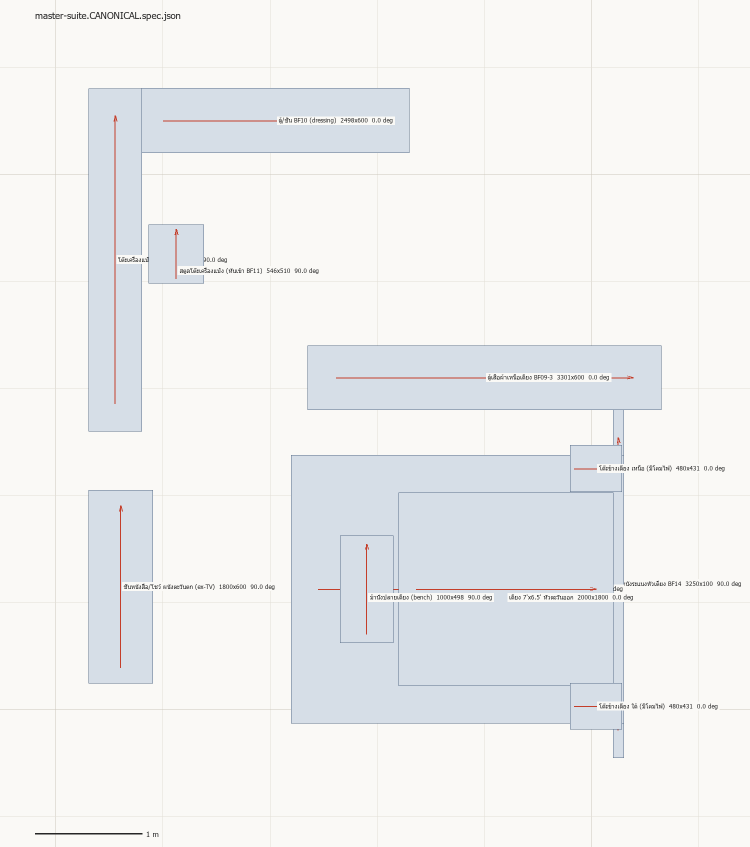
#> input picture projects/PRJ-2026-002_c001-house/03_layout/PLAN_master-suite.png, 1500 x 1693 px (shown at 1/2 size)
$ python overlay_fidelity.py ../../projects/PRJ-2026-002_c001-house/03_layout/PLAN_master-suite.png ../../projects/PRJ-2026-002_c001-house/03_layout/element2-west-wall_ink-read-2026-07-17.png ../../projects/PRJ-2026-002_c001-house/03_layout/element2-west-wall_ink-read-2026-07-17.png
#> lines starting #> are read from the running program, lines starting #| are printed output that depends on the picture; after the words box and inside, x2 and y2 are one past the last pixel; in counts of white or black regions, pixels touching at a corner belong together
"""
overlay_fidelity.py — layout-fidelity check for the HYBRID render pass (M2.1 acceptance).

The HYBRID direction only works if the Gemini beauty pass keeps the layout the 3D
control render encodes. This script makes that checkable instead of vibes:

  * edge-detect both images (control = clay render, candidate = hybrid output)
  * dilate control edges by a pixel tolerance, measure how many candidate edge
    pixels land on (dilated) control edges and vice versa (precision / recall)
  * write a colour overlay: control edges RED, candidate edges GREEN — aligned
    structure reads YELLOW; lone red = structure the repaint LOST, lone green =
    structure it INVENTED. A human eyeballs the overlay; the numbers only flag.

    python pipeline/scripts/overlay_fidelity.py CONTROL.png CANDIDATE.png [OUT_overlay.png]

Numbers are a DRAFT heuristic (texture detail in the photoreal pass legitimately
adds edges, so precision runs low by design) — the RED channel of the overlay is
the real verdict: heavy lone-red lines = walls/furniture moved. Needs numpy +
matplotlib (already required for the PNG previews).
"""
import os
import sys

try:
    sys.stdout.reconfigure(encoding="utf-8")
except Exception:
    pass

try:
    import numpy as np
    from PIL import Image
except ImportError:
    sys.exit("overlay_fidelity needs numpy + pillow -> pip install numpy pillow")

TOL_PX = 8           # alignment tolerance after resize (≈ wall-thickness scale)
EDGE_PCTL = 90       # gradient percentile that counts as an "edge"


def _edges(img_gray):
    gy, gx = np.gradient(img_gray.astype(float))
    mag = np.hypot(gx, gy)
    return mag >= np.percentile(mag, EDGE_PCTL)


def _dilate(mask, r):
    out = mask.copy()
    for dy in range(-r, r + 1):
        for dx in range(-r, r + 1):
            if dy == 0 and dx == 0:
                continue
            shifted = np.zeros_like(mask)
            ys = slice(max(dy, 0), mask.shape[0] + min(dy, 0))
            xs = slice(max(dx, 0), mask.shape[1] + min(dx, 0))
            ys_src = slice(max(-dy, 0), mask.shape[0] + min(-dy, 0))
            xs_src = slice(max(-dx, 0), mask.shape[1] + min(-dx, 0))
            shifted[ys, xs] = mask[ys_src, xs_src]
            out |= shifted
    return out


def check(control_path, candidate_path, out_path=None):
    ctrl = Image.open(control_path).convert("L")
    cand = Image.open(candidate_path).convert("L").resize(ctrl.size, Image.LANCZOS)
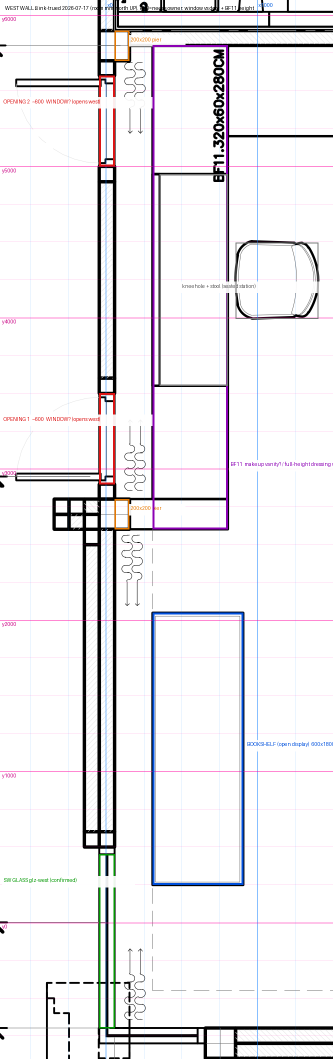
#> input picture projects/PRJ-2026-002_c001-house/03_layout/element2-west-wall_ink-read-2026-07-17.png, 666 x 2117 px (shown at 1/2 size)
    e_ctrl = _edges(np.asarray(ctrl))
#> in _edges, `return mag >= np.percentile(mag, EDGE_PCTL)`: returned value: shape (1693, 1500) bool; every value is 1
    e_cand = _edges(np.asarray(cand))
#> in _edges (call 2), `gy, gx = np.gradient(img_gray.astype(float))`:
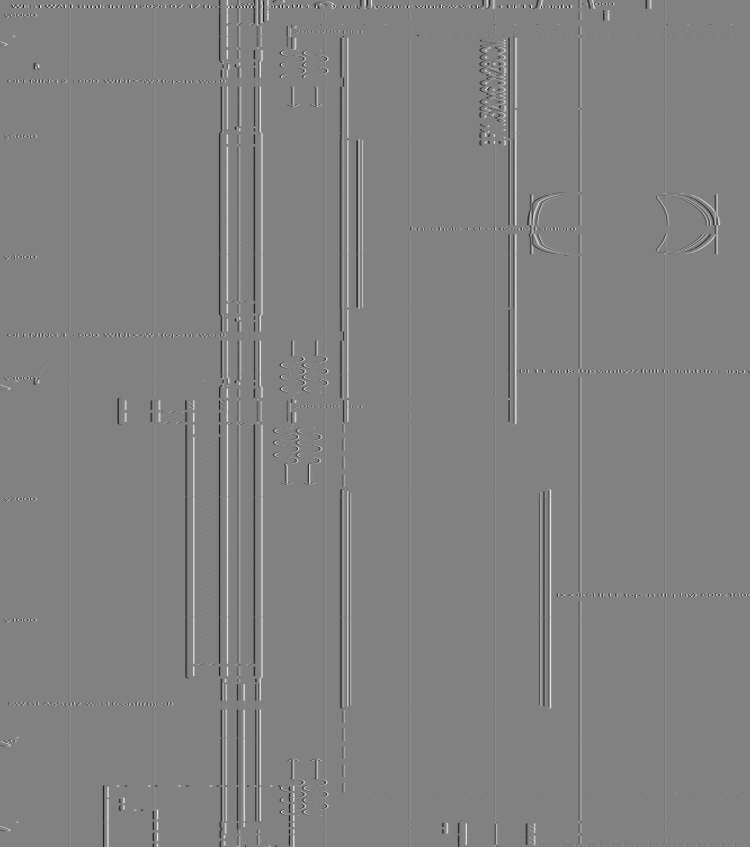
#> gx: shape (1693, 1500) float64 (shown at 1/2 size); min -127.5, max 123, mean 0; drawn with min black and max white
#> in _edges (call 2), `return mag >= np.percentile(mag, EDGE_PCTL)`:
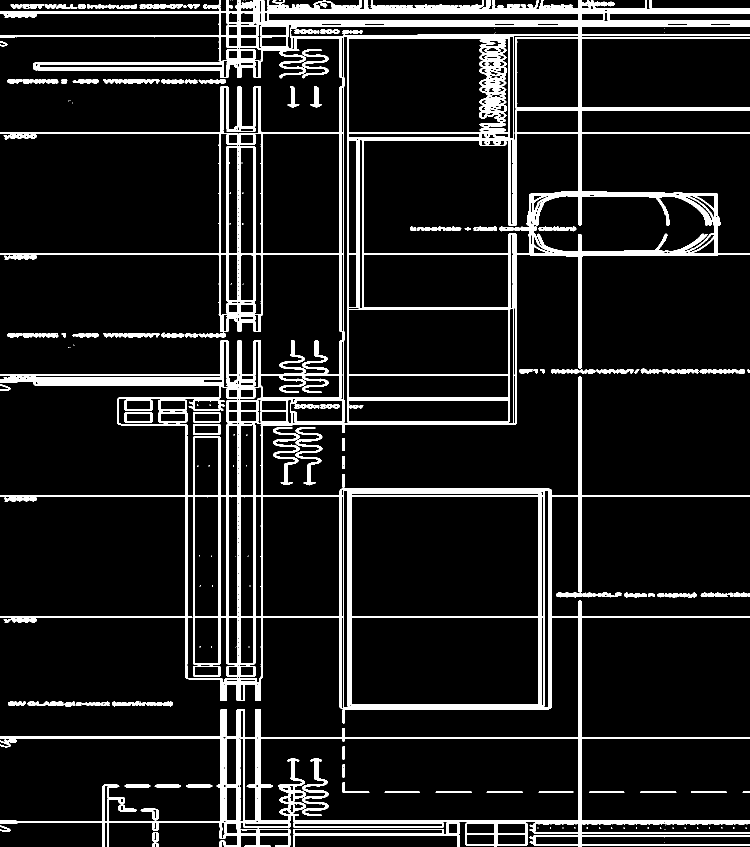
#> returned value: shape (1693, 1500) bool (shown at 1/2 size); 10% white; 254 white regions (111 under 20 px), largest, box (x1, y1, x2, y2) and area: (0, 0, 1500, 1693) 206563, (694, 982, 1090, 1414) 12972, (958, 78, 1013, 245) 4874
    d_ctrl = _dilate(e_ctrl, TOL_PX)
#> after the loop in _dilate, `for dy in range(-r, r + 1):`:
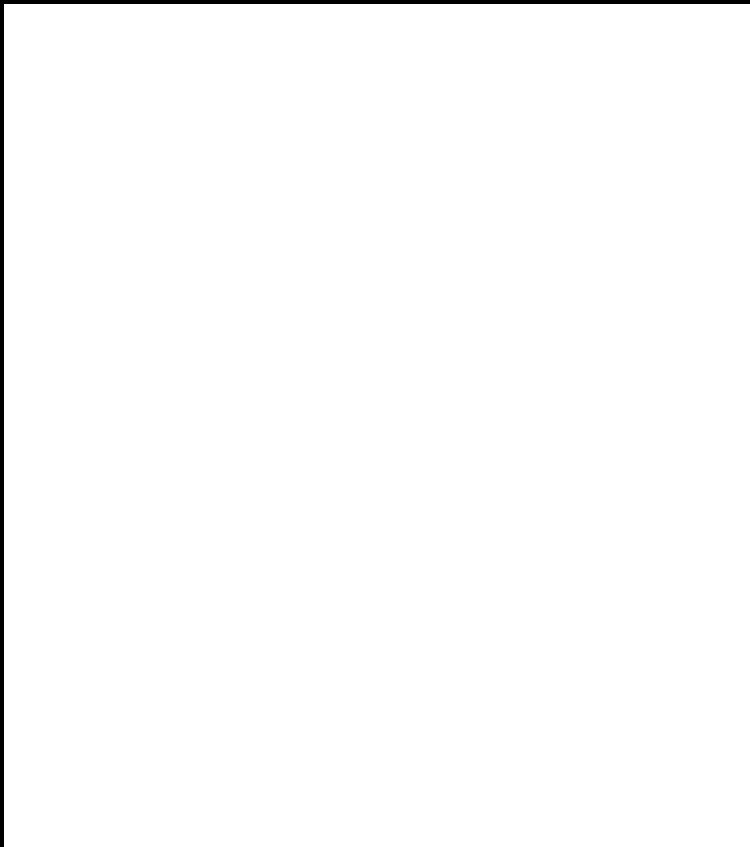
#> shifted: shape (1693, 1500) bool (shown at 1/2 size); 99% white; 1 black region, box (x1, y1, x2, y2) and area: (0, 0, 1500, 1693) 25480
    d_cand = _dilate(e_cand, TOL_PX)
#> call 2 of _dilate, with r = 8
#> after the loop in _dilate (call 2), `for dy in range(-r, r + 1):`:
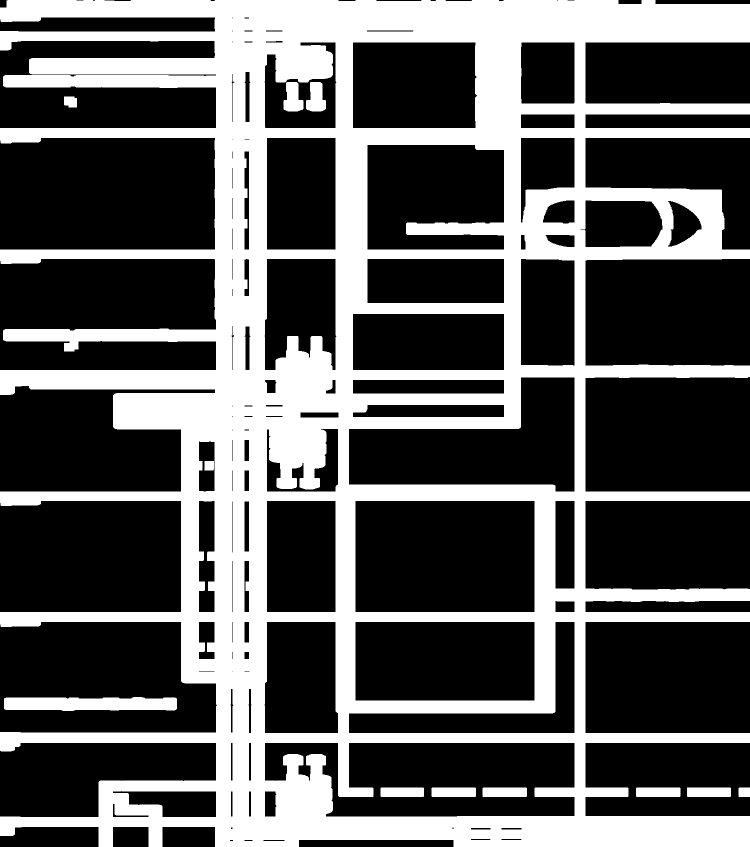
#> out: shape (1693, 1500) bool (shown at 1/2 size); 35.3% white; 12 white regions, largest, box (x1, y1, x2, y2) and area: (0, 0, 1500, 1693) 874525, (8, 1394, 354, 1422) 8507, (612, 164, 652, 223) 1743
#> after the loop in _dilate (call 2), `for dy in range(-r, r + 1):`:
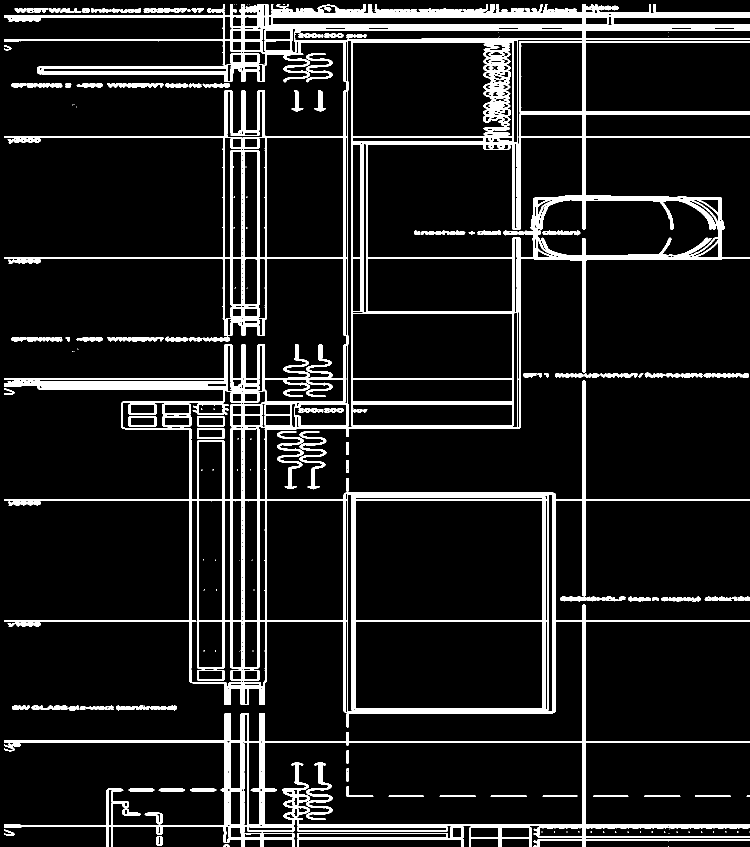
#> shifted: shape (1693, 1500) bool (shown at 1/2 size); 9.9% white; 252 white regions (112 under 20 px), largest, box (x1, y1, x2, y2) and area: (8, 8, 1500, 1693) 203784, (702, 990, 1098, 1422) 12972, (966, 86, 1021, 253) 4874

    # recall: control structure the candidate kept (the load-bearing number);
    # precision: candidate edges explained by control (texture detail drags it down — informational)
    recall = float((e_ctrl & d_cand).sum()) / max(1, e_ctrl.sum())
#> recall = 0.353
    precision = float((e_cand & d_ctrl).sum()) / max(1, e_cand.sum())
#> precision = 1

    if out_path is None:
        base, _ = os.path.splitext(candidate_path)
        out_path = f"{base}.overlay.png"
    rgb = np.stack([np.asarray(ctrl)] * 3, axis=-1) // 3 + 120   # faded grey base
    rgb = rgb.astype(np.uint8)
    lone_red = e_ctrl & ~d_cand
    lone_green = e_cand & ~d_ctrl
#> lone_green: shape (1693, 1500) bool; every value is 0
    matched = e_ctrl & d_cand
    rgb[lone_red] = (220, 40, 40)      # control structure LOST by the repaint
    rgb[lone_green] = (40, 180, 40)    # structure the repaint INVENTED (texture is fine)
    rgb[matched] = (230, 210, 60)      # aligned structure
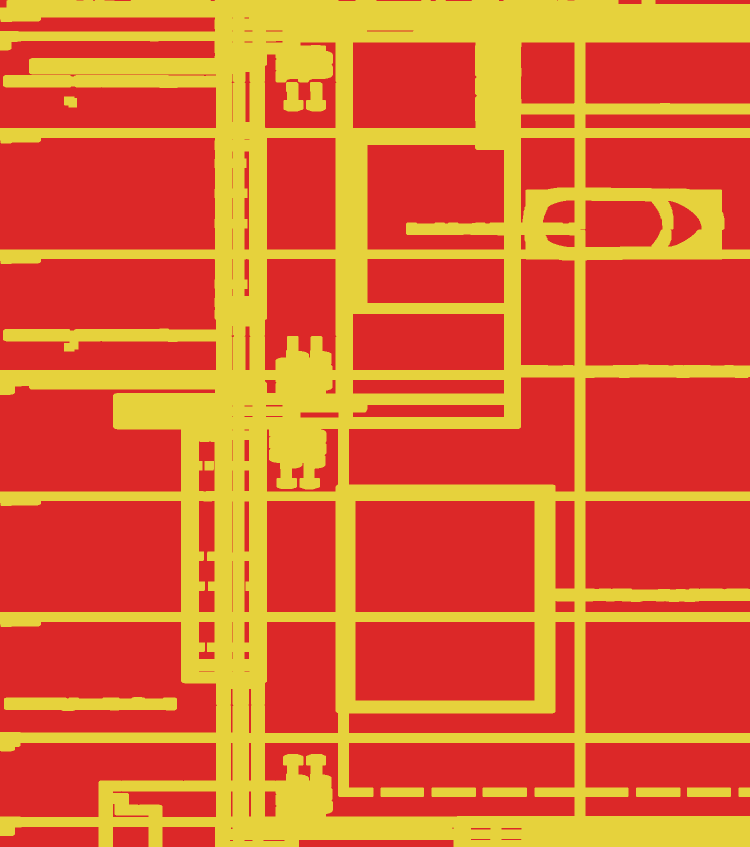
#> rgb: shape (1693, 1500, 3) (shown at 1/2 size); mean R, G, B 223.5, 100, 47.1
    Image.fromarray(rgb).save(out_path)

    verdict = "PASS" if recall >= 0.80 else ("REVIEW" if recall >= 0.60 else "FAIL")
#> verdict = 'FAIL'
    print(f"=== overlay fidelity: {os.path.basename(candidate_path)} vs "
          f"{os.path.basename(control_path)} (tol {TOL_PX}px) ===")
    print(f"  structure recall   : {recall:.1%}  (control edges kept by the repaint)")
#|   structure recall   : 35.3%  (control edges kept by the repaint)
    print(f"  edge precision     : {precision:.1%}  (informational — photoreal texture lowers this)")
#|   edge precision     : 100.0%  (informational — photoreal texture lowers this)
    print(f"  overlay            : {out_path}  (lone RED = layout drift; eyeball before trusting)")
    print(f"  -> {verdict}  (DRAFT heuristic — human eyeballs the overlay for the real call)")
#|   -> FAIL  (DRAFT heuristic — human eyeballs the overlay for the real call)
    return recall, precision, verdict, out_path


if __name__ == "__main__":
    if len(sys.argv) < 3:
        raise SystemExit(__doc__)
    _, _, verdict, _ = check(sys.argv[1], sys.argv[2],
                             sys.argv[3] if len(sys.argv) > 3 else None)
#> verdict = 'FAIL'
#> (the run stopped early here; a loop or call above may not have finished)
